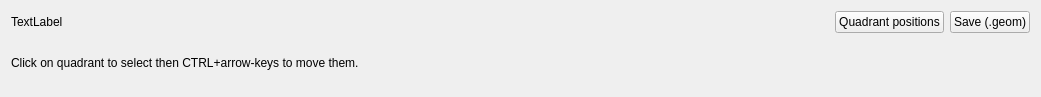
<?xml version="1.0" encoding="UTF-8"?>
<ui version="4.0">
 <class>GeometryWidget</class>
 <widget class="QWidget" name="GeometryWidget">
  <property name="geometry">
   <rect>
    <x>0</x>
    <y>0</y>
    <width>1041</width>
    <height>97</height>
   </rect>
  </property>
  <property name="sizePolicy">
   <sizepolicy hsizetype="Preferred" vsizetype="Preferred">
    <horstretch>0</horstretch>
    <verstretch>0</verstretch>
   </sizepolicy>
  </property>
  <property name="windowTitle">
   <string>Form</string>
  </property>
  <layout class="QVBoxLayout" name="verticalLayout_2">
   <item>
    <layout class="QVBoxLayout" name="verticalLayout">
     <item>
      <layout class="QHBoxLayout" name="horizontalLayout">
       <item>
        <widget class="QLabel" name="label_geom">
         <property name="text">
          <string>TextLabel</string>
         </property>
        </widget>
       </item>
       <item>
        <spacer name="horizontalSpacer_2">
         <property name="orientation">
          <enum>Qt::Horizontal</enum>
         </property>
         <property name="sizeHint" stdset="0">
          <size>
           <width>40</width>
           <height>20</height>
          </size>
         </property>
        </spacer>
       </item>
       <item>
        <widget class="QPushButton" name="bt_quad_pos">
         <property name="text">
          <string>Quadrant positions</string>
         </property>
        </widget>
       </item>
       <item>
        <widget class="QPushButton" name="bt_save">
         <property name="enabled">
          <bool>true</bool>
         </property>
         <property name="toolTip">
          <string>Save geometry</string>
         </property>
         <property name="text">
          <string>Save (.geom)</string>
         </property>
        </widget>
       </item>
      </layout>
     </item>
     <item>
      <layout class="QHBoxLayout" name="horizontalLayout_2">
       <item>
        <widget class="QLabel" name="label_4">
         <property name="text">
          <string>Click on quadrant to select then CTRL+arrow-keys to move them.</string>
         </property>
        </widget>
       </item>
       <item>
        <spacer name="horizontalSpacer">
         <property name="orientation">
          <enum>Qt::Horizontal</enum>
         </property>
         <property name="sizeHint" stdset="0">
          <size>
           <width>40</width>
           <height>20</height>
          </size>
         </property>
        </spacer>
       </item>
      </layout>
     </item>
    </layout>
   </item>
  </layout>
 </widget>
 <resources/>
 <connections/>
</ui>
